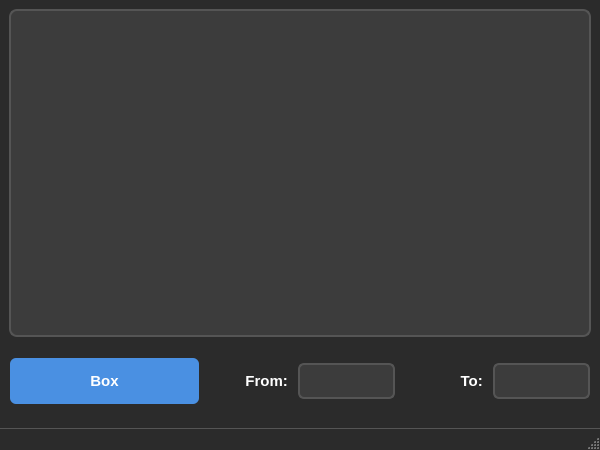
<?xml version="1.0" encoding="UTF-8"?>
<ui version="4.0">
 <class>MainWindow</class>
 <widget class="QMainWindow" name="MainWindow">
  <property name="geometry">
   <rect>
    <x>0</x>
    <y>0</y>
    <width>600</width>
    <height>450</height>
   </rect>
  </property>
  <property name="sizePolicy">
   <sizepolicy hsizetype="Preferred" vsizetype="Preferred">
    <horstretch>0</horstretch>
    <verstretch>0</verstretch>
   </sizepolicy>
  </property>
  <property name="minimumSize">
   <size>
    <width>500</width>
    <height>400</height>
   </size>
  </property>
  <property name="maximumSize">
   <size>
    <width>800</width>
    <height>600</height>
   </size>
  </property>
  <property name="windowTitle">
   <string>Screen Translator - Real-time OCR Translation</string>
  </property>
  <property name="windowIcon">
   <iconset>
    <normaloff>:/icon.ico</normaloff>:/icon.ico</iconset>
  </property>
  <property name="styleSheet">
   <string notr="true">
QMainWindow {
    background-color: #2b2b2b;
    color: #ffffff;
}

QTextEdit {
    background-color: #3c3c3c;
    border: 2px solid #555555;
    border-radius: 8px;
    padding: 8px;
    font-family: 'Segoe UI', Arial, sans-serif;
    font-size: 12pt;
    color: #ffffff;
}

QTextEdit:focus {
    border: 2px solid #4a90e2;
}

QPushButton {
    background-color: #4a90e2;
    color: white;
    border: none;
    border-radius: 6px;
    padding: 8px 16px;
    font-weight: bold;
    font-size: 11pt;
    min-height: 30px;
}

QPushButton:hover {
    background-color: #357abd;
}

QPushButton:pressed {
    background-color: #2a5a8a;
}

QPushButton:disabled {
    background-color: #666666;
    color: #999999;
}

QComboBox {
    background-color: #3c3c3c;
    border: 2px solid #555555;
    border-radius: 6px;
    padding: 6px;
    min-height: 20px;
    font-size: 10pt;
    color: #ffffff;
}

QComboBox:hover {
    border: 2px solid #4a90e2;
    background-color: #4a5a6a;
}

QComboBox:focus {
    border: 2px solid #4a90e2;
    background-color: #454545;
}

QComboBox::drop-down {
    border: none;
    width: 30px;
    background-color: transparent;
}

QComboBox::drop-down:hover {
    background-color: rgba(74, 144, 226, 100);
    border-radius: 4px;
}

QComboBox::down-arrow {
    image: none;
    border-left: 5px solid transparent;
    border-right: 5px solid transparent;
    border-top: 5px solid #ffffff;
    margin-right: 5px;
}

QComboBox QAbstractItemView {
    background-color: #2b2b2b;
    color: #ffffff;
    selection-background-color: #4a90e2;
    selection-color: #ffffff;
    border: 2px solid #4a90e2;
    padding: 2px;
    outline: none;
}

QComboBox QAbstractItemView::item {
    padding: 10px;
    color: #ffffff;
    min-height: 30px;
    border: none;
    background-color: transparent;
}

QComboBox QAbstractItemView::item:hover {
    background-color: #4a90e2;
    color: #ffffff;
    border-radius: 4px;
}

QComboBox QAbstractItemView::item:selected {
    background-color: #357abd;
    color: #ffffff;
    border-radius: 4px;
}

QMessageBox {
    background-color: #2b2b2b;
    color: #ffffff;
}

QMessageBox QLabel {
    color: #ffffff;
}

QDialog {
    background-color: #2b2b2b;
    color: #ffffff;
}

QDialog QLabel {
    color: #ffffff;
}

QLabel {
    color: #ffffff;
    font-size: 11pt;
    font-weight: 500;
}

QMenuBar {
    background-color: #2b2b2b;
    color: #ffffff;
    border-bottom: 1px solid #555555;
}

QMenuBar::item {
    background: transparent;
    padding: 4px 8px;
}

QMenuBar::item:selected {
    background-color: #4a90e2;
    border-radius: 4px;
}

QStatusBar {
    background-color: #2b2b2b;
    border-top: 1px solid #555555;
    color: #cccccc;
}
</string>
  </property>
  <widget class="QWidget" name="centralwidget">
   <layout class="QGridLayout" name="gridLayout_2">
    <item row="0" column="0">
     <layout class="QGridLayout" name="gridLayout">
      <item row="0" column="0">
       <layout class="QVBoxLayout" name="verticalLayout"/>
      </item>
      <item row="1" column="0">
       <widget class="QTextEdit" name="translatedTxt">
        <property name="font">
         <font>
          <pointsize>11</pointsize>
         </font>
        </property>
        <property name="readOnly">
         <bool>true</bool>
        </property>
       </widget>
      </item>
      <item row="2" column="0">
       <layout class="QHBoxLayout" name="horizontalLayout">
        <property name="leftMargin">
         <number>1</number>
        </property>
        <property name="topMargin">
         <number>15</number>
        </property>
        <property name="rightMargin">
         <number>1</number>
        </property>
        <property name="bottomMargin">
         <number>15</number>
        </property>
        <item>
         <widget class="QPushButton" name="boxBtn">
          <property name="sizePolicy">
           <sizepolicy hsizetype="Expanding" vsizetype="Fixed">
            <horstretch>0</horstretch>
            <verstretch>0</verstretch>
           </sizepolicy>
          </property>
          <property name="text">
           <string>Box</string>
          </property>
         </widget>
        </item>
        <item>
         <layout class="QHBoxLayout" name="horizontalLayout_2">
          <item>
           <widget class="QLabel" name="label">
            <property name="sizePolicy">
             <sizepolicy hsizetype="Expanding" vsizetype="Fixed">
              <horstretch>0</horstretch>
              <verstretch>0</verstretch>
             </sizepolicy>
            </property>
            <property name="text">
             <string>From: </string>
            </property>
            <property name="alignment">
             <set>Qt::AlignRight|Qt::AlignTrailing|Qt::AlignVCenter</set>
            </property>
           </widget>
          </item>
          <item>
           <widget class="QComboBox" name="fromCBox">
            <property name="sizePolicy">
             <sizepolicy hsizetype="Expanding" vsizetype="Fixed">
              <horstretch>0</horstretch>
              <verstretch>0</verstretch>
             </sizepolicy>
            </property>
           </widget>
          </item>
         </layout>
        </item>
        <item>
         <layout class="QHBoxLayout" name="horizontalLayout_3">
          <item>
           <widget class="QLabel" name="label_2">
            <property name="sizePolicy">
             <sizepolicy hsizetype="Expanding" vsizetype="Fixed">
              <horstretch>0</horstretch>
              <verstretch>0</verstretch>
             </sizepolicy>
            </property>
            <property name="text">
             <string>To: </string>
            </property>
            <property name="alignment">
             <set>Qt::AlignRight|Qt::AlignTrailing|Qt::AlignVCenter</set>
            </property>
           </widget>
          </item>
          <item>
           <widget class="QComboBox" name="toCBox">
            <property name="sizePolicy">
             <sizepolicy hsizetype="Expanding" vsizetype="Fixed">
              <horstretch>0</horstretch>
              <verstretch>0</verstretch>
             </sizepolicy>
            </property>
           </widget>
          </item>
         </layout>
        </item>
       </layout>
      </item>
     </layout>
    </item>
   </layout>
  </widget>
  <widget class="QMenuBar" name="menubar">
   <property name="geometry">
    <rect>
     <x>0</x>
     <y>0</y>
     <width>480</width>
     <height>21</height>
    </rect>
   </property>
  </widget>
  <widget class="QStatusBar" name="statusbar"/>
 </widget>
 <resources>
  <include location="resources.qrc"/>
 </resources>
 <connections/>
</ui>
